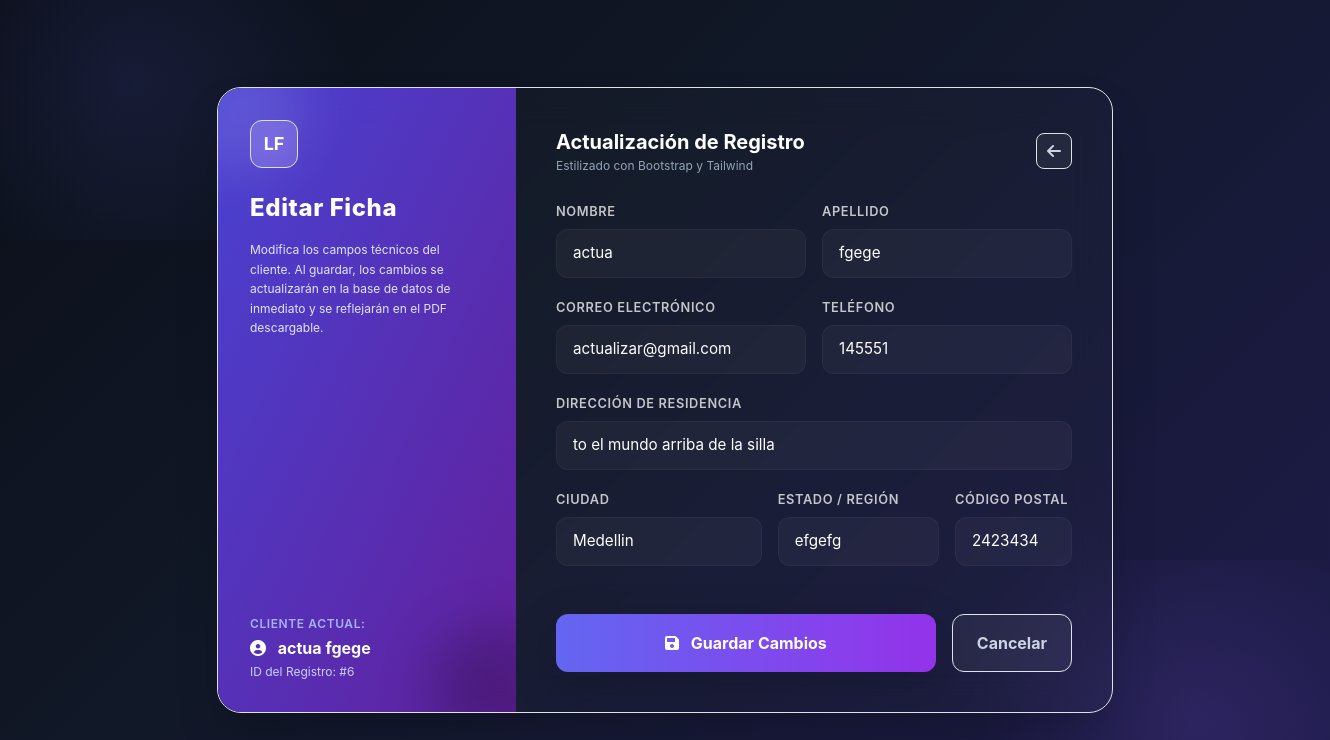
/edit_record/6/ (signed in), run on an earlier commit of the app's database.
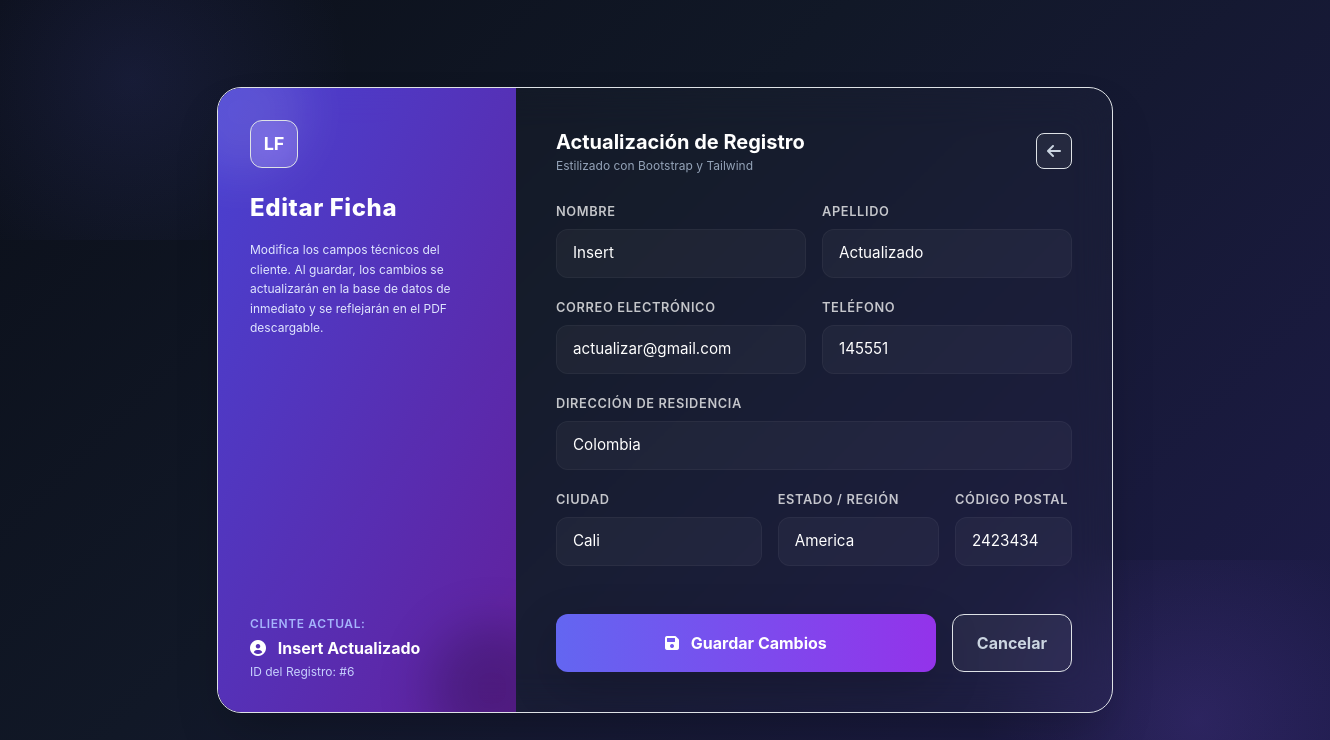
And on a later commit of the database.
### dcrm/website/models.py (models this page shows, shortened)
class Cliente(models.Model):
    letras_regex = RegexValidator(r'^[a-zA-ZáéíóúÁÉÍÓÚñÑ\s]+$', 'Solo se permiten letras y espacios en este campo.')
    telefono_regex = RegexValidator(r'^\+?[\d\s\-\(\)]+$', 'El número de teléfono contiene caracteres no válidos.')
    alfa_num_regex = RegexValidator(r'^[a-zA-Z0-9áéíóúÁÉÍÓÚñÑ\s\.,#-]+$', 'Contiene caracteres especiales no permitidos.')
    fecha_registro = models.DateTimeField(auto_now_add=True)
    nombre = models.CharField(max_length=100, validators=[letras_regex])
    apellido = models.CharField(max_length=100, validators=[letras_regex])
    correo = models.EmailField()
    telefono = models.CharField(max_length=20, validators=[telefono_regex])
    direccion = models.CharField(max_length=255, validators=[alfa_num_regex])
    ciudad = models.CharField(max_length=100, validators=[letras_regex])
    estado = models.CharField(max_length=100, validators=[letras_regex])
    codigo_postal = models.CharField(max_length=20, validators=[RegexValidator(r'^[\d\-a-zA-Z]+$', 'Formato de código postal no válido')])

### dcrm/website/views.py (the view)
# urls.py: path('edit_record/<int:pk>/', views.edit_record, name='edit_record'),
@login_required(login_url='home')
@role_required('admin')
def edit_record(request, pk):
    cliente = get_object_or_404(Cliente, pk=pk)
    if request.method == 'POST':
        form = ClienteForm(request.POST, instance=cliente)
        if form.is_valid():
            form.save()
            messages.success(request, '¡Cliente actualizado exitosamente!')
            if is_htmx(request):
                response = HttpResponse()
                response['HX-Redirect'] = reverse('dashboard')
                return response
            return redirect('dashboard')
        else:
            messages.error(request, 'Hubo un error al actualizar los datos. Revisa el formulario.')
    else:
        form = ClienteForm(instance=cliente)
    if is_htmx(request):
        return render(request, 'edit_record_partial.html', {'form': form, 'cliente': cliente})
    return render(request, 'edit_record.html', {'form': form, 'cliente': cliente})

### dcrm/website/views.py (called while the page is built)
def is_htmx(request):
    return request.headers.get('Hx-Request') == 'true'

### dcrm/website/templates/edit_record.html (shortened to what the changed rows need)
{% load static %}
<!doctype html>
<html lang="es">
<head>
    <link href="{% static 'css/bootstrap.min.css' %}" rel="stylesheet">
    <script src="{% static 'js/tailwindcss.js' %}"></script>
    <link href="{% static 'css/all.min.css' %}" rel="stylesheet">
</head>
<body class="py-12 px-4">
    <div class="glass-card w-full max-w-4xl rounded-3xl shadow-2xl overflow-hidden grid grid-cols-1 md:grid-cols-12 border border-white/5 relative z-10">
        <div class="md:col-span-4 bg-gradient-to-br from-indigo-600/90 to-purple-800/90 p-8 flex flex-col justify-between text-white relative overflow-hidden">
            <div class="relative z-10">
                <h2 class="text-2xl font-extrabold tracking-wide mb-3">Editar Ficha</h2>
            </div>
            <div class="mt-8 relative z-10">
                <div class="text-xs text-indigo-300 font-semibold mb-1 uppercase tracking-wider">Cliente Actual:</div>
                <div class="text-white font-bold text-base"><i class="fas fa-user-circle mr-2"></i> {{ cliente.nombre }} {{ cliente.apellido }}</div>
                <div class="text-indigo-200 text-xs mt-1">ID del Registro: #{{ cliente.id }}</div>
            </div>
        </div>
        <div class="md:col-span-8 p-8 md:p-10">
            <div class="flex items-center justify-between mb-6">
                <div>
                    <h1 class="text-xl font-bold text-white">Actualización de Registro</h1>
                </div>
            </div>
            <form method="POST" autocomplete="off" class="row g-3">
                <div class="col-md-6">
                    <label for="{{ form.nombre.id_for_label }}" class="form-label">Nombre</label>
                    {{ form.nombre }}
                </div>
                <div class="col-md-6">
                    <label for="{{ form.apellido.id_for_label }}" class="form-label">Apellido</label>
                    {{ form.apellido }}
                </div>
                <div class="col-md-6">
                    <label for="{{ form.correo.id_for_label }}" class="form-label">Correo Electrónico</label>
                    {{ form.correo }}
                </div>
                <div class="col-md-6">
                    <label for="{{ form.telefono.id_for_label }}" class="form-label">Teléfono</label>
                    {{ form.telefono }}
                </div>
                <div class="col-12">
                    <label for="{{ form.direccion.id_for_label }}" class="form-label">Dirección de Residencia</label>
                    {{ form.direccion }}
                </div>
                <div class="col-md-5">
                    <label for="{{ form.ciudad.id_for_label }}" class="form-label">Ciudad</label>
                    {{ form.ciudad }}
                </div>
                <div class="col-md-4">
                    <label for="{{ form.estado.id_for_label }}" class="form-label">Estado / Región</label>
                    {{ form.estado }}
                </div>
                <div class="col-md-3">
                    <label for="{{ form.codigo_postal.id_for_label }}" class="form-label">Código Postal</label>
                    {{ form.codigo_postal }}
                </div>
            </form>
        </div>
    </div>
</body>
</html>

What changed in the data, as far as the page shows it:
changed Cliente "actualizar@gmail.com": nombre "actua" → "Insert"; apellido "fgege" → "Actualizado"; direccion "to el mundo arriba de la silla" → "Colombia"; ciudad "Medellin" → "Cali"; estado "efgefg" → "America"
